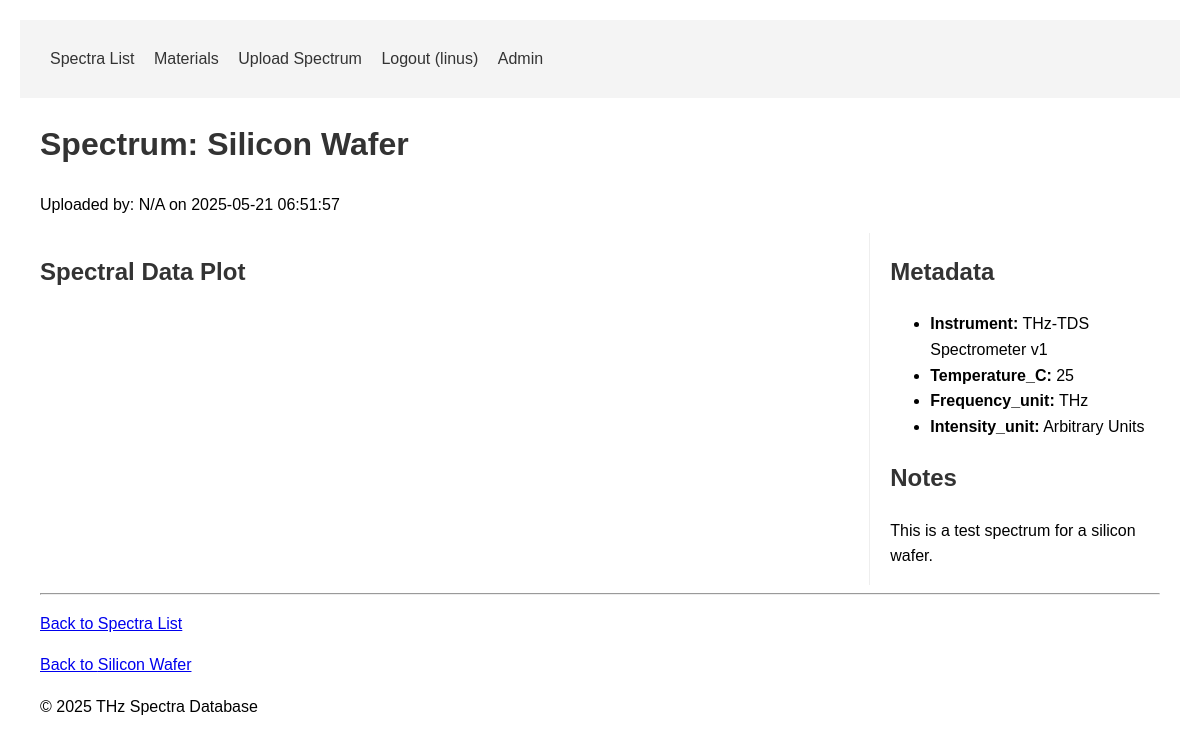
The page /spectra/spectrum/1/ (signed in) on the database its author committed.
### spectra/models.py (models this page shows, shortened)
class Spectrum(models.Model):
    material = models.ForeignKey(Material, on_delete=models.CASCADE, related_name='spectra')
    uploaded_by = models.ForeignKey(User, on_delete=models.SET_NULL, null=True, blank=True)
    upload_timestamp = models.DateTimeField(default=timezone.now)
    spectral_data = models.JSONField(
        help_text="JSON object with 'frequency' and 'intensity' keys, each holding a list of numbers."
    )
    metadata = models.JSONField(
        blank=True, null=True,
        help_text="Additional metadata as a JSON object (e.g., units, temperature)."
    )
    notes = models.TextField(blank=True, null=True)
    class Meta:
        verbose_name_plural = "Spectra"
        ordering = ['-upload_timestamp']

class Material(models.Model):
    name = models.CharField(max_length=200, unique=True)
    description = models.TextField(blank=True, null=True)

### spectra/views.py (the view)
# urls.py: path('spectrum/<int:pk>/', views.SpectrumDetailView.as_view(), name='spectrum_detail'),
class SpectrumDetailView(DetailView):
    model = Spectrum
    template_name = 'spectra/spectrum_detail.html'
    context_object_name = 'spectrum'
    def get_context_data(self, **kwargs):
        context = super().get_context_data(**kwargs)
        spectrum = self.object
        can_plot = False
        initial_args = {}
        if spectrum.spectral_data and \
           isinstance(spectrum.spectral_data.get('frequency'), list) and \
           isinstance(spectrum.spectral_data.get('intensity'), list) and \
           len(spectrum.spectral_data['frequency']) > 0 and \
           len(spectrum.spectral_data['intensity']) == len(spectrum.spectral_data['frequency']):
            can_plot = True
            initial_args = {
                'frequency': spectrum.spectral_data.get('frequency'),
                'intensity': spectrum.spectral_data.get('intensity'),
                'frequency_unit': spectrum.metadata.get('frequency_unit', 'Frequency (a.u.)') if spectrum.metadata else 'Frequency (a.u.)',
                'intensity_unit': spectrum.metadata.get('intensity_unit', 'Intensity (a.u.)') if spectrum.metadata else 'Intensity (a.u.)',
                'material_name': spectrum.material.name if spectrum.material else 'Spectrum',
            }
        context['can_plot_spectrum'] = can_plot
        context['dash_app_name'] = 'SimpleSpectrumPlotter' # Must match the name in dash_apps.py
        context['dash_initial_arguments'] = initial_args
        return context

### spectra/templates/spectra/spectrum_detail.html (shortened to what this page needs)
{% extends "spectra/base.html" %}
{% load plotly_dash %}
{% block content %}
<h1>Spectrum: {{ spectrum.material.name }}</h1>
<p>Uploaded by: {{ spectrum.uploaded_by.username|default:"N/A" }} on {{ spectrum.upload_timestamp|date:"Y-m-d H:i:s" }}</p>
<div style="display: flex; flex-wrap: wrap;">
    <div style="flex: 3; min-width: 400px; padding-right: 20px;">
        <h2>Spectral Data Plot</h2>
    </div>
    <div style="flex: 1; min-width: 250px; border-left: 1px solid #eee; padding-left: 20px;">
        <h2>Metadata</h2>
        {% if spectrum.metadata %}
            <ul>
                {% for key, value in spectrum.metadata.items %}
                    <li><strong>{{ key|capfirst }}:</strong> {{ value }}</li>
                {% endfor %}
            </ul>
        {% else %}
            <p>No additional metadata provided.</p>
        {% endif %}
        <h2>Notes</h2>
        <p>{{ spectrum.notes|linebreaksbr|default:"No notes." }}</p>
    </div>
</div>
<hr>
<p><a href="{% url 'spectra:spectrum_list' %}">Back to Spectra List</a></p>
<p><a href="{% url 'spectra:material_detail' pk=spectrum.material.pk %}">Back to {{ spectrum.material.name }}</a></p>
{% endblock %}

### spectra/templates/spectra/base.html (shortened to what this page needs)
<!DOCTYPE html>
<html lang="en">
<head>
</head>
<body>
    <header>
        <nav class="container">
            <ul>
                <li><a href="{% url 'spectra:spectrum_list' %}">Spectra List</a></li>
                <li><a href="{% url 'spectra:material_list' %}">Materials</a></li>
                <li><a href="{% url 'spectra:upload_spectrum' %}">Upload Spectrum</a></li>
                {% if user.is_authenticated %}
                    <li><a href="{% url 'logout' %}?next={{ request.path }}">Logout ({{ user.username }})</a></li>
                {% else %}
                    <li><a href="{% url 'login' %}?next={{ request.path }}">Login</a></li>
                {% endif %}
                <li><a href="{% url 'admin:index' %}">Admin</a></li>
            </ul>
        </nav>
    </header>
    <main class="container">
        {% block content %}{% endblock %}
    </main>
    <footer>
        <p class="container">&copy; {% now "Y" %} THz Spectra Database</p>
    </footer>
</body>
</html>

### spectra/templates/spectra/base.html (style rules this page uses)
body { font-family: sans-serif; margin: 20px; line-height: 1.6; }
header { background-color: #f4f4f4; padding: 10px; margin-bottom: 20px; }
nav ul { list-style-type: none; padding: 0; }
nav ul li { display: inline; margin-right: 15px; }
nav a { text-decoration: none; color: #333; }
.container { max-width: 1200px; margin: auto; padding: 0 20px; }
h1, h2 { color: #333; }

### rows shown on the page
Spectrum: material.name "Silicon Wafer", uploaded_by.username "N/A", upload_timestamp "2025-05-21 06:51:57", notes "This is a test spectrum for a silicon wafer."

### other values the page prints
{{ user.username }} "linus"
{{ key|capfirst }} "Instrument" "Temperature_C" "Frequency_unit" "Intensity_unit"
{{ value }} "THz-TDS Spectrometer v1" "25" "THz" "Arbitrary Units"
